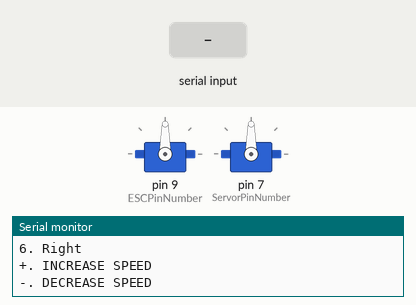
Simulated run of this sketch. Board: Arduino Uno, built with avr-gcc and run on an emulated ATmega328P. Parts: 2 × servo, the last lines printed to the serial monitor. The test bench sets the inputs (shaded band).

Above: at 2.2 s.
2.3 s: "0" received over Serial
At 2.9 s:
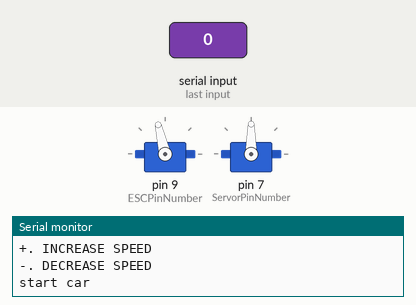
3.8 s: "6" received over Serial
At 5.0 s:
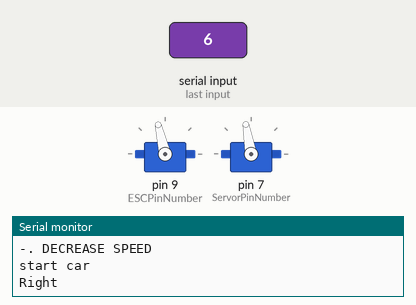
5.3 s: "1" received over Serial
At 6.3 s:
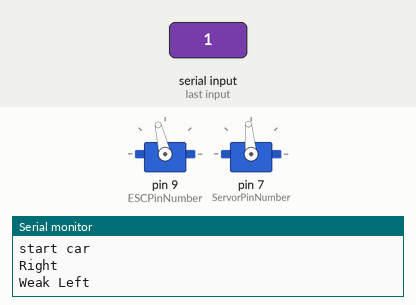
6.8 s: "2" received over Serial
At 7.5 s:
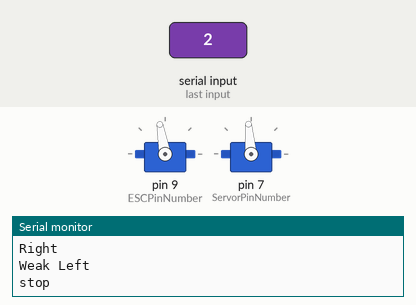
Timing chart, 0 to 9.3 s (numbered marks = the images above; inputs shaded):
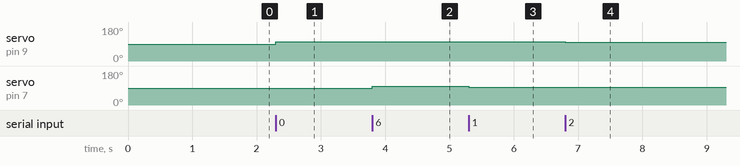

The sketch:

03_03_Servo_ESC_test.ino
```cpp
#include <Servo.h>

Servo servo;
Servo ESC;
int ServorPinNumber = 7;
int ESCPinNumber = 9;


// 조향각 초기 값
int wheelDirection = 90;
// 속도 초기 값
int controlSpeed = 103;


void setup() {
  Serial.begin(9600);
  Serial.println("시리얼 통신 완료");
  ESC.attach(ESCPinNumber);
  servo.attach(ServorPinNumber);
  delay(1000);

  Serial.println("Enter number for control option:");
  Serial.println("0. START");
  Serial.println("1. Weak Left");
  Serial.println("2. STOP");
  Serial.println("3. Weak Right");
  Serial.println("4. Left");
  Serial.println("6. Right");
  Serial.println("+. INCREASE SPEED");
  Serial.println("-. DECREASE SPEED");
}

void loop() {
  char user_input;

  while (Serial.available())
  {
    user_input = Serial.read();

    if(user_input == '0'){
      Serial.println("start car");
      controlSpeed = 103;
      ESC.write(controlSpeed);
    }
    else if(user_input == '1'){
      Serial.println("Weak Left");
      wheelDirection -= 5;
      moveAngle(wheelDirection);

    }
    else if(user_input == '2'){
      Serial.println("stop");
      controlSpeed = 100;
      ESC.write(controlSpeed);

    }
    else if(user_input == '3'){
      Serial.println("Weak Right");
      wheelDirection += 5;
      moveAngle(wheelDirection);

    }
    else if(user_input == '4'){
      Serial.println("Left");
      wheelDirection -= 10;
      moveAngle(wheelDirection);

    }
    else if(user_input == '6'){
      Serial.println("Right");
      wheelDirection += 10;
      moveAngle(wheelDirection);

    }
    else if(user_input == '+'){
      controlSpeed += 1;
      ESC.write(controlSpeed);
      Serial.println("Speed +: ");
      Serial.println(controlSpeed);
    }
    else if(user_input == '-'){
      controlSpeed -= 1;
      ESC.write(controlSpeed);
      Serial.println("Speed -: ");
      Serial.println(controlSpeed);
    }
    else
    {
      Serial.println("Invalid option entered.");
    }
  }


}


void moveAngle(int argAngle) {
//  Serial.print(argAngle + "move angle...");
  servo.write(argAngle);
  delay(1000);
}
```

Measured:
- after the input at 2.3 s, servo on pin 9 (ESCPinNumber): 90° → 103° at once
- after the input at 3.8 s, servo on pin 7 (ServorPinNumber): 90° → 100° at once
- after the input at 5.3 s, servo on pin 7 (ServorPinNumber): 100° → 95° at once
- after the input at 6.8 s, servo on pin 9 (ESCPinNumber): 103° → 100° at once
